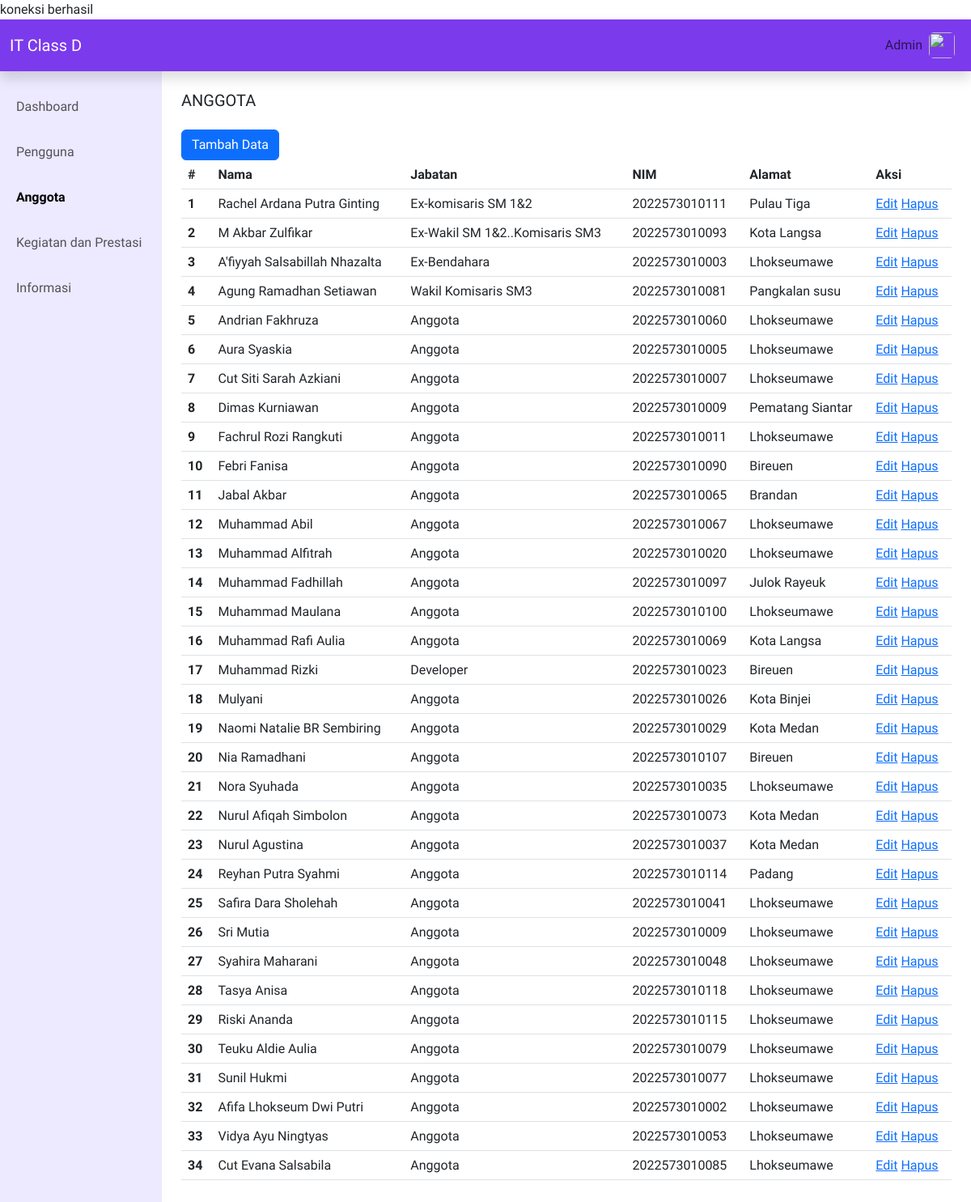
/admin/anggota.php, run on the app's committed database.
### tables this page shows
CREATE TABLE `anggota` (
  `id_anggota` int(11) NOT NULL,
  `nama` varchar(50) NOT NULL,
  `nim` bigint(13) NOT NULL,
  `foto` varchar(100) NOT NULL,
  `alamat` varchar(200) NOT NULL,
  `jabatan` varchar(50) NOT NULL
);

### admin/anggota.php (the view, shortened to what this page needs)
<?php
include "../auth/koneksi.php";
?>
<!doctype html>
<html lang="en">
<head>
    <link href="https://cdn.jsdelivr.net/npm/bootstrap@5.3.0/dist/css/bootstrap.min.css" rel="stylesheet"
>
    <link rel="stylesheet" href="https://cdn.jsdelivr.net/npm/bootstrap-icons@1.10.3/font/bootstrap-icons.css">
    <link href="https://unpkg.com/aos@2.3.1/dist/aos.css" rel="stylesheet">
    <link rel="stylesheet" href="../assets/css/admin.css">
</head>
<body>
    <nav class="navbar navbar-expand-lg text-white shadow" style="background-color: #7c3aed;">
        <div class="container-fluid">
            <a class="navbar-brand text-white" href="#">IT Class D</a>
            <div class="collapse navbar-collapse" id="navbarNavAltMarkup">
                <div class="navbar-nav ms-auto position-relative">
                    <li class="nav-item dropdown">
                        <a class="nav-link  d-flex align-items-center gap-2" href="#" role="button"
                            data-bs-toggle="dropdown" aria-expanded="false">
                            Admin <img
                                src="https://us.123rf.com/450wm/regara/regara2007/regara200700137/153083642-gray-avatar-picture-profil-icon-design-vector.jpg?ver=6"
                                alt="" width="32" class="rounded">
                        </a>
                    </li>
                </div>
            </div>
        </div>
    </nav>
    <div class="container-fluid">
        <div class="row">
            <div class="col-lg-2 px-0" style="min-height: 100vh; background-color: #ede9fe !important;">
                <nav class="navbar navbar-expand-lg">
                    <div class="container-fluid">
                        <div class="collapse navbar-collapse" id="navbarNav">
                            <ul class="navbar-nav d-flex flex-column gap-3 py-3">
                                <li class="nav-item">
                                    <a class="nav-link" aria-current="page" href="dashboard.php">Dashboard</a>
                                </li>
                                <li class="nav-item">
                                    <a class="nav-link" href="pengguna.php">Pengguna</a>
                                </li>
                                <li class="nav-item">
                                    <a class="nav-link active fw-bold" href="anggota.php">Anggota</a>
                                </li>
                                <li class="nav-item">
                                    <a class="nav-link" href="kegiatanprestasi.php">Kegiatan dan Prestasi</a>
                                </li>
                                <li class="nav-item">
                                    <a class="nav-link" href="informasi.php">Informasi</a>
                                </li>
                            </ul>
                        </div>
                    </div>
                </nav>
            </div>
            <div class="col-lg-10 p-4">
                <h5>ANGGOTA</h5>
                <div class="row mt-4">
                    <div class="col-md-12 mb-2">
                        <button type="button" class="btn btn-primary" data-bs-toggle="modal"
                            data-bs-target="#exampleModalTambah">
                            Tambah Data
                        </button>
                        <table class="table">
                            <thead>
                                <tr>
                                    <th scope="col">#</th>
                                    <th scope="col">Nama</th>
                                    <th scope="col">Jabatan</th>
                                    <th scope="col">NIM</th>
                                    <th scope="col">Alamat</th>
                                    <th scope="col">Aksi</th>
                                </tr>
                            </thead>
                            <tbody>
                                <?php
                                $result = $conn->query("SELECT * FROM anggota");
                                if ($result->num_rows > 0) {
                                    while ($row = $result->fetch_assoc()) {
                                        echo "<tr>";
                                        echo "<th scope='row'>" . $row["id_anggota"] . "</th>";
                                        echo "<td>" . $row["nama"] . "</td>";
                                        echo "<td>" . $row["jabatan"] . "</td>";
                                        echo "<td>" . $row["nim"] . "</td>";
                                        echo "<td>" . $row["alamat"] . "</td>";
                                        echo "<td>
                                                <a href='proses_edit.php?id_anggota={$row['id_anggota']}'>Edit</a>
                                                <a href='proses_hapus.php?id_anggota={$row['id_anggota']}'>Hapus</a>
                                            </td>";
                                        echo "</tr>";
                                    }
                                } else {
                                    echo "<tr><td colspan='6'>Tidak ada data</td></tr>";
                                }
                                ?>
                            </tbody>
                        </table>
                    </div>
                </div>
            </div>
        </div>
    </div>
</body>
</html>

### assets/css/admin.css (style rules this page uses)
body { font-family: 'Work Sans', sans-serif; }

### data on the page
anggota: id_anggota "1", nama "Rachel Ardana Putra Ginting", jabatan "Ex-komisaris SM 1&2", nim "2022573010111", alamat "Pulau Tiga"
anggota: id_anggota "2", nama "M Akbar Zulfikar", jabatan "Ex-Wakil SM 1&2..Komisaris SM3", nim "2022573010093", alamat "Kota Langsa"
anggota: id_anggota "3", nama "A'fiyyah Salsabillah Nhazalta", jabatan "Ex-Bendahara", nim "2022573010003", alamat "Lhokseumawe"
anggota: id_anggota "4", nama "Agung Ramadhan Setiawan", jabatan "Wakil Komisaris SM3", nim "2022573010081", alamat "Pangkalan susu"
anggota: id_anggota "5", nama "Andrian Fakhruza", jabatan "Anggota", nim "2022573010060", alamat "Lhokseumawe"
anggota: id_anggota "6", nama "Aura Syaskia", jabatan "Anggota", nim "2022573010005", alamat "Lhokseumawe"
anggota: id_anggota "7", nama "Cut Siti Sarah Azkiani", jabatan "Anggota", nim "2022573010007", alamat "Lhokseumawe"
anggota: id_anggota "8", nama "Dimas Kurniawan", jabatan "Anggota", nim "2022573010009", alamat "Pematang Siantar"
anggota: id_anggota "9", nama "Fachrul Rozi Rangkuti", jabatan "Anggota", nim "2022573010011", alamat "Lhokseumawe"
anggota: id_anggota "10", nama "Febri Fanisa", jabatan "Anggota", nim "2022573010090", alamat "Bireuen"
anggota: id_anggota "11", nama "Jabal Akbar", jabatan "Anggota", nim "2022573010065", alamat "Brandan"
anggota: id_anggota "12", nama "Muhammad Abil", jabatan "Anggota", nim "2022573010067", alamat "Lhokseumawe"
anggota: id_anggota "13", nama "Muhammad Alfitrah", jabatan "Anggota", nim "2022573010020", alamat "Lhokseumawe"
anggota: id_anggota "14", nama "Muhammad Fadhillah", jabatan "Anggota", nim "2022573010097", alamat "Julok Rayeuk"
anggota: id_anggota "15", nama "Muhammad Maulana", jabatan "Anggota", nim "2022573010100", alamat "Lhokseumawe"
anggota: id_anggota "16", nama "Muhammad Rafi Aulia", jabatan "Anggota", nim "2022573010069", alamat "Kota Langsa"
anggota: id_anggota "17", nama "Muhammad Rizki", jabatan "Developer", nim "2022573010023", alamat "Bireuen"
anggota: id_anggota "18", nama "Mulyani", jabatan "Anggota", nim "2022573010026", alamat "Kota Binjei"
anggota: id_anggota "19", nama "Naomi Natalie BR Sembiring", jabatan "Anggota", nim "2022573010029", alamat "Kota Medan"
anggota: id_anggota "20", nama "Nia Ramadhani", jabatan "Anggota", nim "2022573010107", alamat "Bireuen"
anggota: id_anggota "21", nama "Nora Syuhada", jabatan "Anggota", nim "2022573010035", alamat "Lhokseumawe"
anggota: id_anggota "22", nama "Nurul Afiqah Simbolon", jabatan "Anggota", nim "2022573010073", alamat "Kota Medan"
anggota: id_anggota "23", nama "Nurul Agustina", jabatan "Anggota", nim "2022573010037", alamat "Kota Medan"
anggota: id_anggota "24", nama "Reyhan Putra Syahmi", jabatan "Anggota", nim "2022573010114", alamat "Padang"
anggota: id_anggota "25", nama "Safira Dara Sholehah", jabatan "Anggota", nim "2022573010041", alamat "Lhokseumawe"
anggota: id_anggota "26", nama "Sri Mutia", jabatan "Anggota", nim "2022573010009", alamat "Lhokseumawe"
anggota: id_anggota "27", nama "Syahira Maharani", jabatan "Anggota", nim "2022573010048", alamat "Lhokseumawe"
anggota: id_anggota "28", nama "Tasya Anisa", jabatan "Anggota", nim "2022573010118", alamat "Lhokseumawe"
anggota: id_anggota "29", nama "Riski Ananda", jabatan "Anggota", nim "2022573010115", alamat "Lhokseumawe"
anggota: id_anggota "30", nama "Teuku Aldie Aulia", jabatan "Anggota", nim "2022573010079", alamat "Lhokseumawe"
anggota: id_anggota "31", nama "Sunil Hukmi", jabatan "Anggota", nim "2022573010077", alamat "Lhokseumawe"
anggota: id_anggota "32", nama "Afifa Lhokseum Dwi Putri", jabatan "Anggota", nim "2022573010002", alamat "Lhokseumawe"
anggota: id_anggota "33", nama "Vidya Ayu Ningtyas", jabatan "Anggota", nim "2022573010053", alamat "Lhokseumawe"
anggota: id_anggota "34", nama "Cut Evana Salsabila", jabatan "Anggota", nim "2022573010085", alamat "Lhokseumawe"
